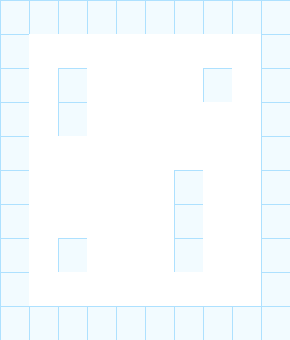

Below is a game level as drawn by its tile map, then a one-line description and the .tmx that defines it (tile-layer data replaced by summaries):
An orthogonal 10x10 tile map with 29x34 px tiles, 2 tile layers (Snow, Ice), 2 tilesets.

<map version="1.0" orientation="orthogonal" width="10" height="10" tilewidth="29" tileheight="34">
 <tileset firstgid="1" name="snow" tilewidth="29" tileheight="34">
  <image source="snow.png" width="128" height="128" />
 </tileset>
 <tileset firstgid="13" name="ice" tilewidth="29" tileheight="34">
  <image source="ice.png" width="128" height="128" />
 </tileset>
 <layer name="Snow" width="10" height="10">
  <data>[100 cells, 100 non-empty, 1 distinct tile ids]</data>
 </layer>
 <layer name="Ice" width="10" height="10">
  <properties>
   <property name="blocked" value="true" />
  </properties>
  <data>[100 cells, 43 non-empty, 1 distinct tile ids]</data>
 </layer>
</map>
